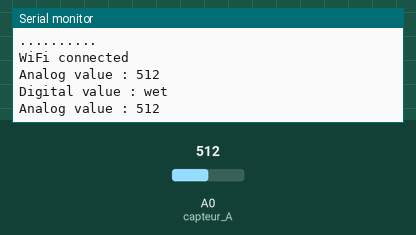
Simulated run of this sketch. Board: ESP8266 (NodeMCU). Parts: the last lines printed to the serial monitor. The inputs (shaded band) are chosen by the test bench; at power-on: A0 (capteur_A) = 512. WiFi joins after 1.5 s; servers stay silent unless stated.

Above: at 3.0 s.
3.1 s: A0 (capteur_A) set to 1023
At 4.6 s:
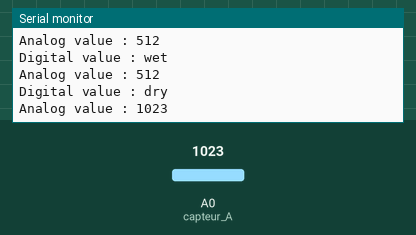
6.3 s: A0 (capteur_A) set to 900
At 7.2 s:
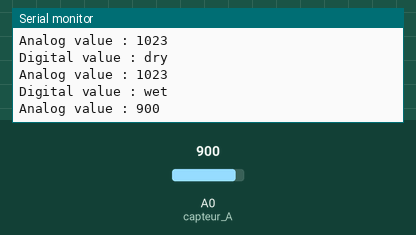
Timing chart, 0 to 9.3 s (numbered marks = the images above; inputs shaded):
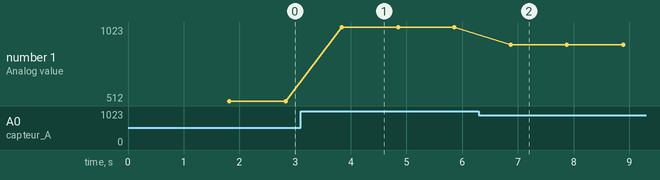

The sketch:

hostel.ino
```cpp
#define BLYNK_PRINT Serial
#include <ESP8266WiFi.h>
#include <BlynkSimpleEsp8266.h>
char auth[]="UJ2EvzNWY5uqltV80jGwDk-k3zB3FyJd";

const char* ssid = "BEAM255420";                                  //fill in your wifi name
const char* password = "39923771";

 void setup()
{
//pinMode(sensorPin, D0);
Serial.begin(9600);
delay(10);
WiFi.begin(ssid, password);
Serial.println();
Serial.println();
Serial.print("Connecting to ");
Serial.println(ssid);
Serial.print("..........");
Serial.println();
WiFi.begin(ssid, password);
while (WiFi.status() != WL_CONNECTED)
delay(500);

Serial.println("WiFi connected");
Serial.println();

  Serial.begin(9600);
  Blynk.begin(auth,"ssid","password");
  //sensorReaading=analogRead(sensorPin);


  //const int capteur_D = 4;
const int capteur_A = A0;

int val_analogique;

 // pinMode(capteur_D, INPUT);
  pinMode(capteur_A, INPUT);
  Serial.begin(9600);
}


void loop()
{

int val_analogique;
//const int capteur_D = 4;
const int capteur_A = A0;

val_analogique=analogRead(capteur_A);
 Serial.print("Analog value : ");
 Serial.println(val_analogique);
 Serial.println("");
  delay(1000);

  Blynk.run();

if(analogRead(capteur_A)<1020)
  {
    Serial.println("Digital value : wet");
    Blynk.notify("ATTENTION PLEASE..");
    delay(10);
  }
else
  {
    Serial.println("Digital value : dry");
    delay(10);
  }
}
```

Measured:
- after the input at 3.1 s, the serial monitor: prints a new line after 0.73 s (image 1)
- after the input at 6.3 s, the serial monitor: prints a new line after 0.56 s (image 2)
- plotted number 1: 512 → 1023 after the input at 3.1 s, 1023 → 900 after the input at 6.3 s
